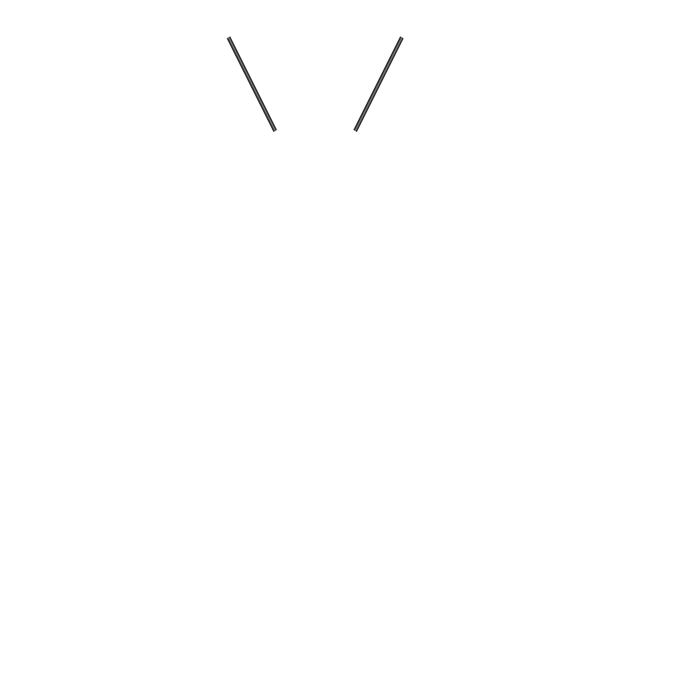
#> input picture collection/assets/layers/20_rear_anatomy/entity__hollow__implant__antenna__v001.png, 2048 x 2048 px (shown at 1/3 size)
$ python -i wave2_qa.py   (imports and definitions only)
#> lines starting #> are read from the running program, lines starting #| are printed output that depends on the picture
#!/usr/bin/env python3
"""Wave-2 QA: technical validation + SHA manifest + duplicate analysis + recount.
Offline; reads image bytes only. Writes:
  collection/reports/wave2-validation.json / .md
  collection/manifests/wave2-sha256.json
  collection/reports/wave2-duplicates.json
"""
from __future__ import annotations
import hashlib, json, collections
from pathlib import Path
import numpy as np
from PIL import Image, ImageFile
ImageFile.LOAD_TRUNCATED_IMAGES = False

COLLECTION = Path(__file__).resolve().parents[1]
ROOT = COLLECTION.parent
L = COLLECTION / "assets" / "layers"
# [1 line that did not run here, left out]
SLOT_DIR = {"mantle": "30_mantle", "implant_front": "60_implant_front",
            "rear_anatomy": "20_rear_anatomy", "interface": "60_interface", "corruption": "80_corruption"}
CANVAS = 2048


def entity_of(fn):
    return fn.split("entity__")[1].split("__")[0] if "entity__" in fn else None


def kind_of(slot, fn):
    s = fn.replace(".png", "")
    return s.split("implant__")[1].split("__")[0] if slot == "rear_anatomy" else s.split("__")[1]


# [30 lines left out: function validate, not called in this run]


def dhash_alpha(p: Path, size=16) -> int:
    """Alpha-aware dHash: crop to alpha bbox, composite on black, then hash — so
    transparency does not dominate the comparison."""
#> called with size = 16
    with Image.open(p) as im:
#> im is the input picture: PIL image 2048x2048 RGBA; mean R, G, B, A 0.1, 0.1, 0.1, 0.4
        rgba = im.convert("RGBA")
        bb = rgba.getchannel("A").getbbox() or (0, 0, rgba.width, rgba.height)
#> bb = (678, 107, 1213, 398)
        crop = rgba.crop(bb)
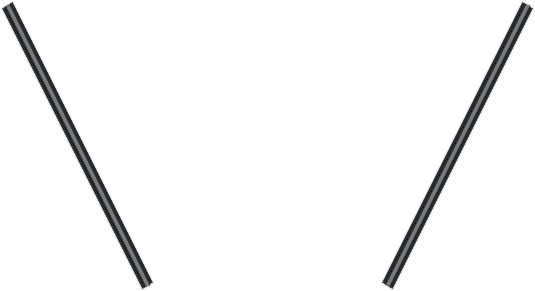
#> crop: PIL image 535x291 RGBA; mean R, G, B, A 2.6, 2.7, 2.8, 11.9; transparent parts drawn white
        bg = Image.new("RGB", crop.size, (0, 0, 0))
#> bg: PIL image 535x291 RGB; every value is 0
        bg.paste(crop, mask=crop.split()[3])
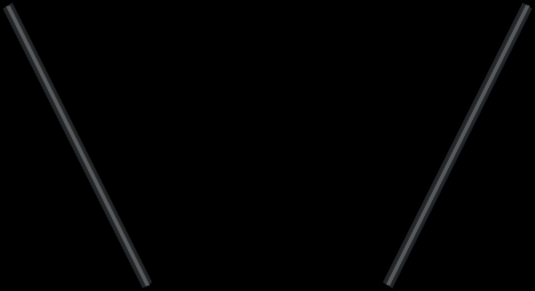
#> bg: PIL image 535x291 RGB; mean R, G, B 2.4, 2.5, 2.6
        g = bg.convert("L").resize((size + 1, size), Image.LANCZOS)
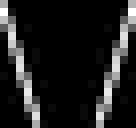
#> g: PIL image 17x16 L (shown 8 times larger); min 0, max 24, mean 2.9; drawn with min black and max white
    d = np.asarray(g, dtype=np.int16)
    bits = 0
    for v in (d[:, 1:] > d[:, :-1]).flatten():
        bits = (bits << 1) | int(v)
#> this loop made 256 passes
#> (v, bits) on passes 2 to 4: (False, 0), (False, 0), (False, 0)
#> after the loop, bits = 1766927946109690196382708422843481273321624811397531876688700647238799408
    return bits


def hamming(a, b): return bin(a ^ b).count("1")


# [67 lines left out: function main, not called in this run]


# [2 lines not run here, left out]

>>> result = dhash_alpha('../assets/layers/20_rear_anatomy/entity__hollow__implant__antenna__v001.png')
#> result has the same summary as bits in dhash_alpha

$ run again, on collection/assets/layers/30_mantle/mantle__archive_coat__entity__human__v001.png
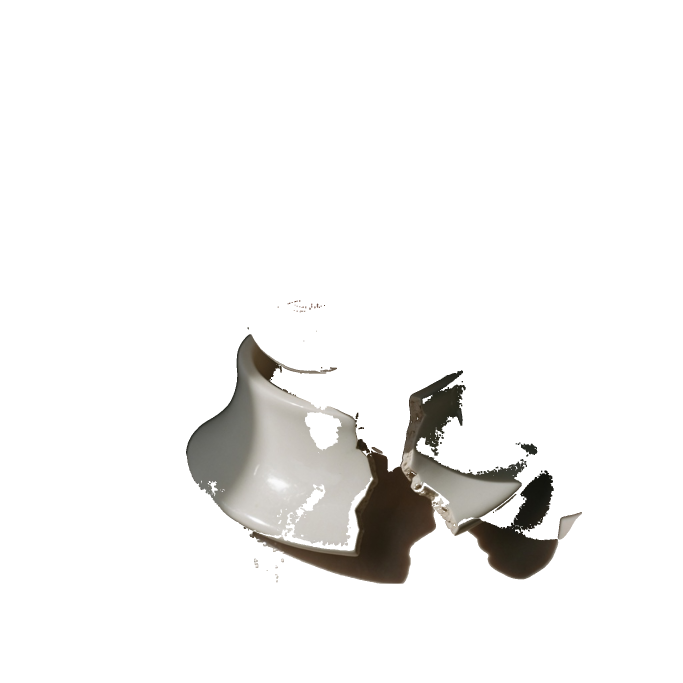
#> input picture collection/assets/layers/30_mantle/mantle__archive_coat__entity__human__v001.png, 2048 x 2048 px (shown at 1/3 size)
#> in dhash_alpha, im is the input picture: PIL image 2048x2048 RGBA; mean R, G, B, A 11.4, 10.9, 10, 23.5
#> bb = (558, 901, 1746, 1751)
#> in dhash_alpha, `bg.paste(crop, mask=crop.split()[3])`:
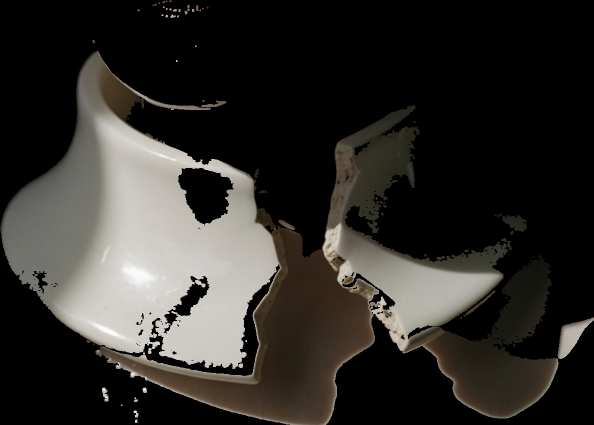
#> bg: PIL image 1188x850 RGB (shown at 1/2 size); mean R, G, B 47.5, 45.3, 41.7
#> in dhash_alpha, `g = bg.convert("L").resize((size + 1, size), Image.LANCZOS)`:
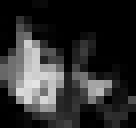
#> g: PIL image 17x16 L (shown 8 times larger); min 0, max 228, mean 46.4
#> the loop in dhash_alpha, `for v in (d[:, 1:] > d[:, :-1]).flatten():` made 256 passes
#> (v, bits) on passes 2 to 4: (False, 0), (False, 0), (True, 1)
#> after the loop in dhash_alpha, `for v in (d[:, 1:] > d[:, :-1]).flatten():`: bits = 10855508372738482834341624012210416495077758125244923323440093247440267276076
#> result has the same summary as bits in dhash_alpha

$ run again, on collection/assets/layers/30_mantle/mantle__archive_coat__entity__specter__v001.png
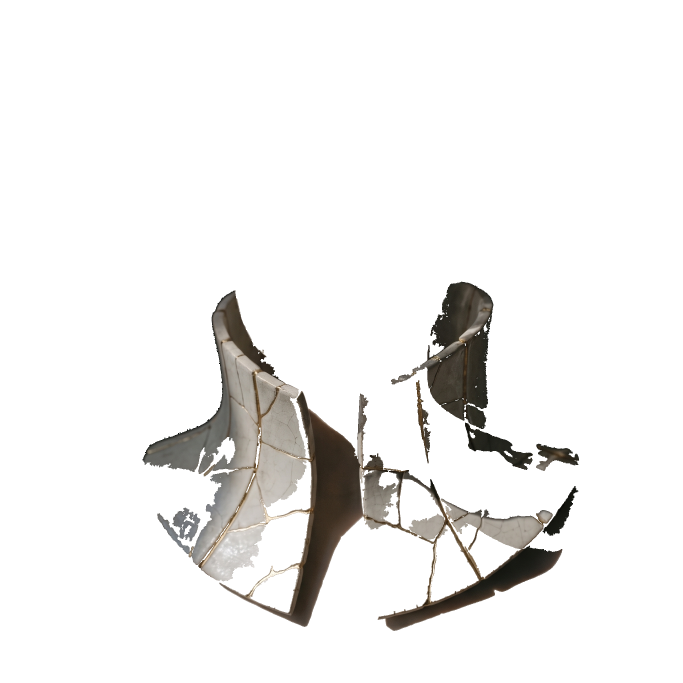
#> input picture collection/assets/layers/30_mantle/mantle__archive_coat__entity__specter__v001.png, 2048 x 2048 px (shown at 1/3 size)
#> in dhash_alpha, im is the input picture: PIL image 2048x2048 RGBA; mean R, G, B, A 11.3, 10.6, 9.5, 26.3
#> bb = (427, 845, 1737, 1893)
#> in dhash_alpha, `bg.paste(crop, mask=crop.split()[3])`:
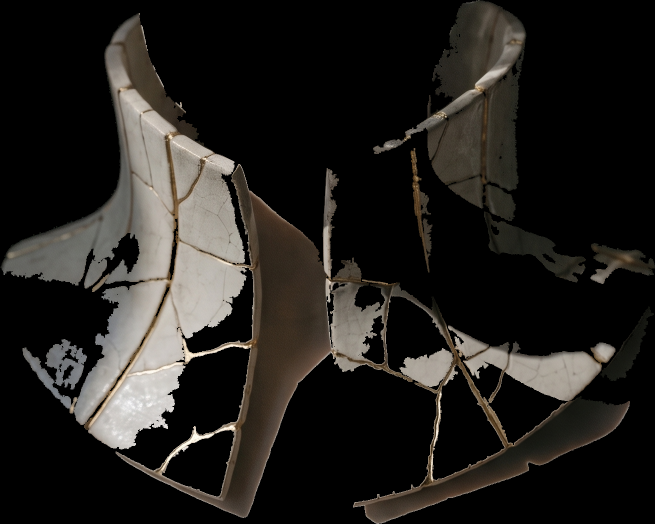
#> bg: PIL image 1310x1048 RGB (shown at 1/2 size); mean R, G, B 34.6, 32.3, 29.2
#> in dhash_alpha, `g = bg.convert("L").resize((size + 1, size), Image.LANCZOS)`:
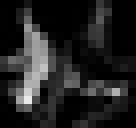
#> g: PIL image 17x16 L (shown 8 times larger); min 0, max 233, mean 34
#> the loop in dhash_alpha, `for v in (d[:, 1:] > d[:, :-1]).flatten():` made 256 passes
#> (v, bits) on passes 3 to 5: (True, 3), (False, 6), (False, 12)
#> after the loop in dhash_alpha, `for v in (d[:, 1:] > d[:, :-1]).flatten():`: bits = 43511043193935651889687618798305128246492708623256957427172259602345926613442
#> result has the same summary as bits in dhash_alpha
